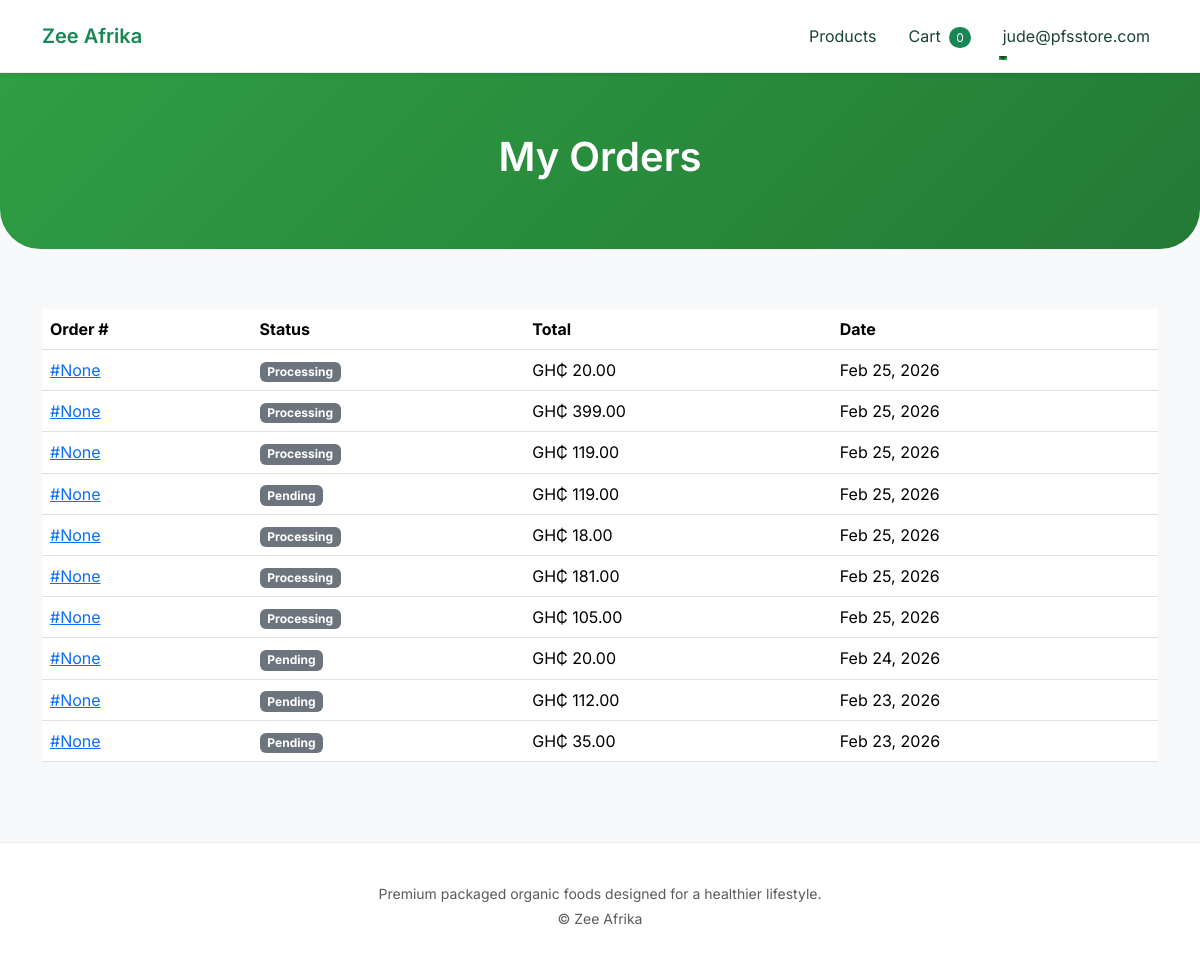
Page /accounts/orders/ (signed in) on the earlier database version.
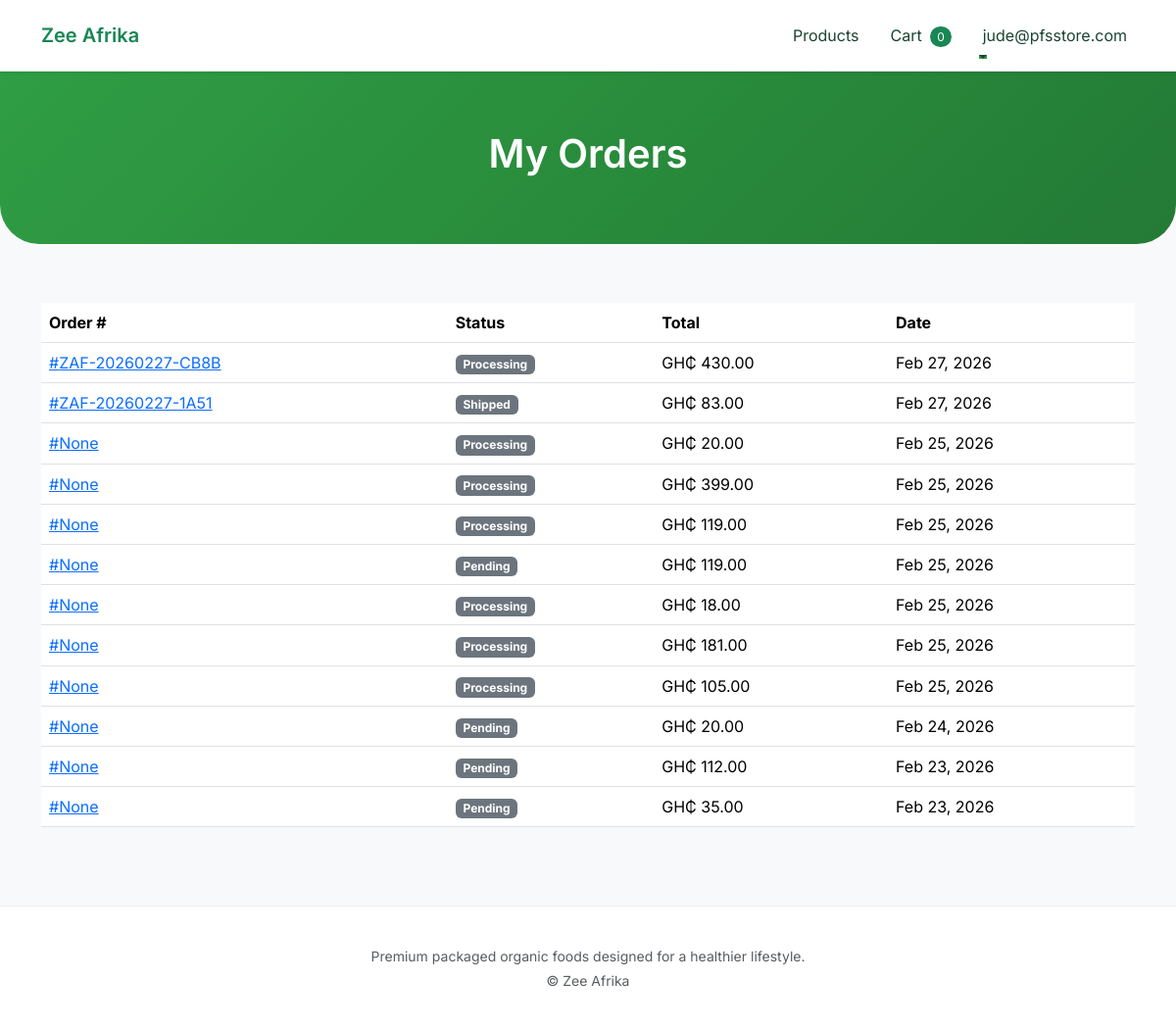
Same page on the later database version.
### main/models.py (models this page shows, shortened)
class Order(models.Model):
    STATUS_CHOICES = [
        ('pending', 'Pending'),
        ('processing', 'Processing'),
        ('shipped', 'Shipped'),
        ('completed', 'Completed'),
        ('cancelled', 'Cancelled'),
    ]
    user = models.ForeignKey(
        settings.AUTH_USER_MODEL,
        on_delete=models.CASCADE
    )
    shipping_address = models.ForeignKey(
        ShippingAddress,
        on_delete=models.SET_NULL,
        null=True
    )
    status = models.CharField(
        max_length=20,
        choices=STATUS_CHOICES,
        default='pending'
    )
    total_amount = models.DecimalField(
        max_digits=10,
        decimal_places=2,
        default=0
    )
    created_at = models.DateTimeField(auto_now_add=True)
    is_paid = models.BooleanField(default=False)
    custom_id = models.CharField(max_length=20, unique=True, blank=True, null=True)

### accounts/views.py (the view)
# urls.py: path("orders/", order_history_view, name="order_history"),
@login_required
def order_history_view(request):
    orders = Order.objects.filter(user=request.user).order_by("-created_at")
    return render(request, "accounts/order_history.html", {
        "orders": orders
    })

### main/context_processors.py (called while the page is built)
def cart_count(request):
    if request.user.is_authenticated:
        cart, created = Cart.objects.get_or_create(user=request.user)
        count = sum(item.quantity for item in cart.items.all())
    else:
        count = 0
    return {
        "cart_count": count
    }

### accounts/templates/accounts/order_history.html (shortened to what this page needs)
{% extends "main/base.html" %}  {% block content %}
<section class="hero hero-small text-center">
  <div class="container">
    <h1>My Orders</h1>
  </div>
</section>
<div class="container my-5">
  {% if orders %}
  <table class="table table-hover">
    <thead>
      <tr>
        <th>Order #</th>
        <th>Status</th>
        <th>Total</th>
        <th>Date</th>
      </tr>
    </thead>
    <tbody>
      {% for order in orders %}
      <tr>
        <td>
          <a href="{% url 'order_detail' order.id %}">
            #{{ order.custom_id }}
          </a>
        </td>
        <td>
          <span class="badge bg-secondary">
            {{ order.get_status_display }}
          </span>
        </td>
        <td>GH₵ {{ order.total_amount }}</td>
        <td>{{ order.created_at|date:"M d, Y" }}</td>
      </tr>
      {% endfor %}
    </tbody>
  </table>
  {% else %}
  <p class="text-muted">No orders yet.</p>
  {% endif %}
</div>
{% endblock %}

Differences in the rows shown:
added Order: custom_id "ZAF-20260227-CB8B", status "Processing", total_amount "430.00", created_at "Feb 27, 2026"
added Order: custom_id "ZAF-20260227-1A51", status "Shipped", total_amount "83.00", created_at "Feb 27, 2026"
